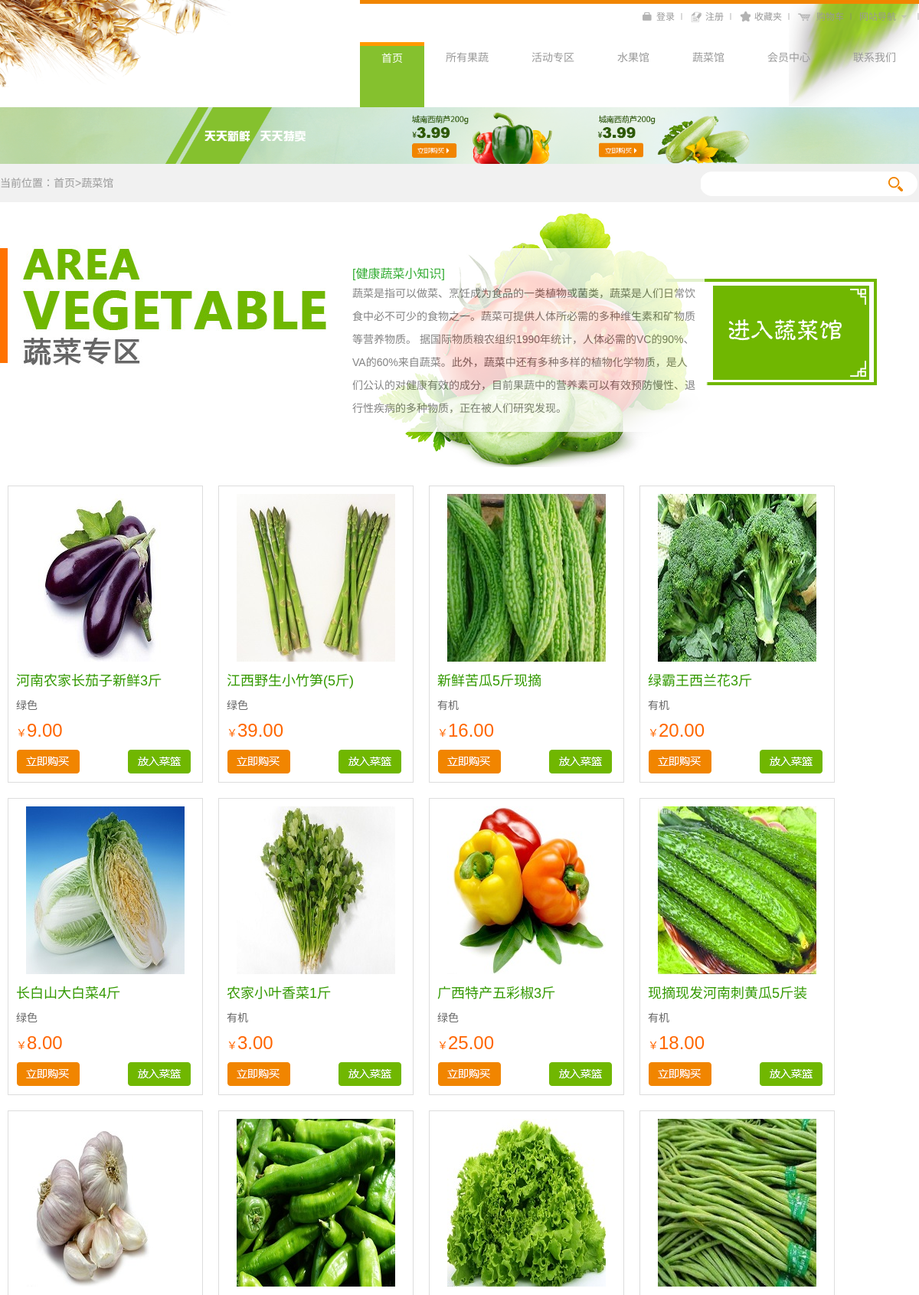
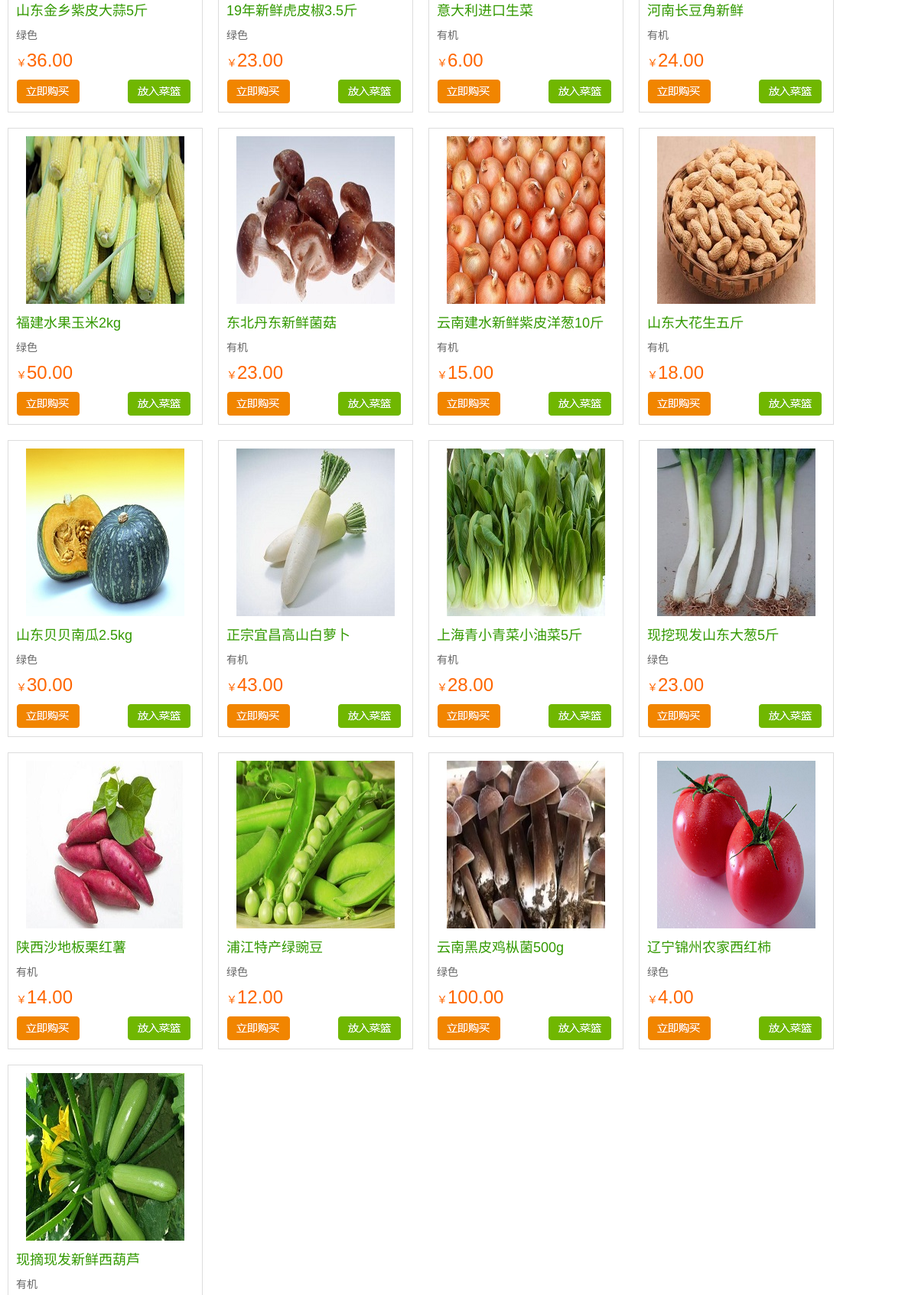
The page /integral_app/products_list/ (upper part) on the database its author committed (2 pictures, top to bottom).
### integral_app/models.py (models this page shows, shortened)
class Pro_sku(models.Model):
    image = models.ImageField(upload_to='static/images', default='images/product_AD_07.png', null=True, verbose_name='商品图片')
    name = models.CharField(max_length=50, verbose_name='商品名(规格)')
    title = models.CharField(max_length=100, verbose_name='标签')
    price = models.DecimalField(max_digits=10, decimal_places=2, verbose_name='本店价')
    cost_price = models.DecimalField(max_digits=10, decimal_places=2, verbose_name='市场价')
    stock = models.IntegerField(default=0, verbose_name='库存')
    sales = models.IntegerField(default=0, verbose_name='销量')
    type = models.ForeignKey(Pro_Type, on_delete=models.CASCADE)
    comments = models.IntegerField(default=0, verbose_name='评价数')
    is_putaway = models.BooleanField(default=True, verbose_name='是否上架销售')
    class Meta:
        db_table = 'Pro_sku'
        verbose_name = '商品SKU'
        verbose_name_plural = verbose_name

### integral_app/views.py (the view)
# urls.py: path('products_list/', views.products_list, name='products_list'),  # 访问蔬菜馆页面
def products_list(request):
    vegetables = Pro_sku.objects.exclude(type_id=1)
    return render(request, 'integral_app/Product-List.html',{'vegetables':vegetables})

### templates/integral_app/Product-List.html (shortened to what this page needs)
{% load static %}
<!DOCTYPE html PUBLIC "-//W3C//DTD XHTML 1.0 Transitional//EN"
        "http://www.w3.org/TR/xhtml1/DTD/xhtml1-transitional.dtd">
<html xmlns="http://www.w3.org/1999/xhtml">
<head>
    <link href="{% static 'css/css.css' %}" rel="stylesheet" type="text/css"/>
    <link href="{% static 'css/common.css' %}" rel="stylesheet" type="text/css"/>
    <link href="{% static 'css/font-awesome.min.css' %}" rel="stylesheet" type="text/css"/>
</head>
<body>
<div class="top_header">
    <em class="left_img"></em>
    <div class="header clearfix" id="header">
        <a href="#" class="logo_img"><img src="{% static 'images/logo.png' %}"/></a>
        <div class="header_Section">
            <div class="shortcut">
                <ul>
                    {% if request.session.is_login %}
                        <li class="hd_menu_tit"><em class="login_img"></em><a
                                href="{% url 'user_info' %}">当前在线：{{ request.session.user_username }}</a></li>
                        <li class="hd_menu_tit"><em class="registered_img"></em><a href="{% url 'logout' %}">注销</a></li>
                    {% else %}
                        <li class="hd_menu_tit"><em class="login_img"></em><a href="{% url 'login' %}">登录</a></li>
                        <li class="hd_menu_tit"><em class="registered_img"></em><a href="{% url 'registered' %}">注册</a>
                        </li>
                    {% endif %}
                    <li class="hd_menu_tit"><em class="Collect_img"></em><a href="{% url 'user_collect' %}">收藏夹</a></li>
                    <li class="hd_menu_tit"><em class="cart_img"></em><a href="{% url 'shopping_cart' %}">购物车</a></li>
                    <li class="hd_menu_tit list_name" data-addclass="hd_menu_hover"><a href="#">网站导航</a><em
                            class="navigation_img"></em>
                    </li>
                </ul>
            </div>
            <div class="nav" id="Navigation">
                <ul class="Navigation_name">
                    <li class=""><a href="{% url 'index' %}">首页</a></li>
                    <li class=""><a href="{% url 'integral' %}">所有果蔬</a></li>
                    <li class=""><a href="{% url 'group_buy' %}">活动专区</a></li>
                    <li class=""><a href="{% url 'products' %}">水果馆</a></li>
                    <li class=""><a href="{% url 'products_list' %}">蔬菜馆</a></li>
                    <li class=""><a href="{% url 'user_info' %}">会员中心</a></li>
                    <li class=""><a href="#">联系我们</a></li>
                </ul>
            </div>
        </div>
    </div>
    <em class="right_img"></em>
</div>
<div><a href="#"><img src="../../static/images/AD_page_img_02.png" width="100%"/></a></div>
<div class="Bread_crumbs">
    <div class="Inside_pages clearfix">
        <div class="left">当前位置：<a href="#">首页</a>&gt;<a href="#">蔬菜馆</a></div>
        <div class="right Search">
            <form>
                <input name="" type="text" class="Search_Box"/>
                <input name="" type="button" name="" class="Search_btn"/>
            </form>
        </div>
    </div>
</div>
<div class="Inside_pages">
    <div class="vegetables_Forum">
        <div class="title_style">
            <div class="title_name"><a href="#"><img src="{% static 'images/vegetables_img_40.png' %}"/></a></div>
            <div class="title_info">
                <p class="title_x_name">[健康蔬菜小知识]</p>
                <p class="x_info">蔬菜是指可以做菜、烹饪成为食品的一类植物或菌类，蔬菜是人们日常饮食中必不可少的食物之一。蔬菜可提供人体所必需的多种维生素和矿物质等营养物质。
                    据国际物质粮农组织1990年统计，人体必需的VC的90%、VA的60%来自蔬菜。此外，蔬菜中还有多种多样的植物化学物质，是人们公认的对健康有效的成分，目前果蔬中的营养素可以有效预防慢性、退行性疾病的多种物质，正在被人们研究发现。</p>
            </div>
            <div class="title_img"><img src="{% static 'images/title_p_img_32.png' %}"/></div>
        </div>
        <div class="list_style">
            <ul class="clearfix">
                {% for foo in vegetables %}
                    <li class="clearfix">
                    <div class="product_lists clearfix">
                        <a href="#"><img src="{{ foo.image }}"/></a>
                        <p class="title_p_name">{{ foo.name }}</p>
                        <p class="title_Profile">{{ foo.title }}</p>
                        <p class="price"><b>￥</b>{{ foo.price }}</p>
                        <p class="btn_style"><a href="javascript;('')" class="buy_btn"></a><a href="javascript;('')"
                                                                                              class="Join_btn"></a></p>
                    </div>
                </li>
                {% endfor %}
            </ul>
        </div>
    </div>
</div>
</body>
</html>

### static/css/css.css (style rules this page uses)
.clearfix:before, .clearfix:after { content: '.'; display: block; overflow: hidden; visibility: hidden; font-size: 0; line-height: 0; width: 0; height: 0; }
.clearfix:after { clear: both; }
.clearfix { zoom: 1; }
.Inside_pages .title_style { position:relative; height:350px; }
.Inside_pages .title_style .title_name { height:140px; width:332px; position:absolute; top:100px; }
.Inside_pages .title_style .title_name img { top:50px; left:40px; position:absolute }
.Inside_pages .title_style .title_info { background:#FFF; filter: alpha(Opacity=80); opacity: .8; height:200px; left:450px; top:60px; width:450px; padding:20px 10px; position:absolute }
.Inside_pages .title_style .title_info .title_x_name { font-size:16px; color:#090 }
.Inside_pages .title_style .title_info .x_info { font-size:14px; line-height:30px; color:#666 }
.Inside_pages .title_style .title_img { position:absolute; top:50px; }
.Inside_pages .list_style { margin:10px 0px 100px 0px }
.Inside_pages .list_style li { width:275px; float:left }
.Inside_pages .list_style li .product_lists { border:1px solid #ddd; margin:10px; padding:10px; position:relative }
.Inside_pages .list_style a { display:block; text-align:center; }
.Inside_pages .list_style .title_p_name { font-size:18px; color:#390; margin:10px 0px; }
.Inside_pages .list_style .title_Profile { font-size:14px; color:#666 }
.Inside_pages .list_style .price { margin:10px 0px; font-size:24px; color:#F60 }
.Inside_pages .list_style .price b { font-size:14px; font-weight:normal }
.Inside_pages .list_style .btn_style a { background:url("../images/Complex_img.png") no-repeat; height:33px; width:88px; display:block; }
.Inside_pages .list_style .btn_style a.buy_btn { float:left }
.Inside_pages .list_style .btn_style a.Join_btn { background-position:left -32px; float:right }
.vegetables_Forum .title_style { background:url("../images/Product_bg_05.png") no-repeat }
.vegetables_Forum .title_style .title_name { right:0px; background:url(../images/vegetables_img_35.png) no-repeat }
.vegetables_Forum .title_style .title_img { left:0px; width:430px; height:190px; }
.vegetables_Forum .title_style .title_name img { top:50px; left:80px; position:absolute }

### rows shown on the page
Pro_sku: image (picture), name "河南农家长茄子新鲜3斤", title "绿色", price "9.00"
Pro_sku: image (picture), name "江西野生小竹笋(5斤)", title "绿色", price "39.00"
Pro_sku: image (picture), name "新鲜苦瓜5斤现摘", title "有机", price "16.00"
Pro_sku: image (picture), name "绿霸王西兰花3斤", title "有机", price "20.00"
Pro_sku: image (picture), name "长白山大白菜4斤", title "绿色", price "8.00"
Pro_sku: image (picture), name "农家小叶香菜1斤", title "有机", price "3.00"
Pro_sku: image (picture), name "广西特产五彩椒3斤", title "绿色", price "25.00"
Pro_sku: image (picture), name "现摘现发河南刺黄瓜5斤装", title "有机", price "18.00"
Pro_sku: image (picture), name "山东金乡紫皮大蒜5斤", title "绿色", price "36.00"
Pro_sku: image (picture), name "19年新鲜虎皮椒3.5斤", title "绿色", price "23.00"
Pro_sku: image (picture), name "意大利进口生菜", title "有机", price "6.00"
Pro_sku: image (picture), name "河南长豆角新鲜", title "有机", price "24.00"
Pro_sku: image (picture), name "福建水果玉米2kg", title "绿色", price "50.00"
Pro_sku: image (picture), name "东北丹东新鲜菌菇", title "有机", price "23.00"
Pro_sku: image (picture), name "云南建水新鲜紫皮洋葱10斤", title "有机", price "15.00"
Pro_sku: image (picture), name "山东大花生五斤", title "有机", price "18.00"
Pro_sku: image (picture), name "山东贝贝南瓜2.5kg", title "绿色", price "30.00"
Pro_sku: image (picture), name "正宗宜昌高山白萝卜", title "有机", price "43.00"
Pro_sku: image (picture), name "上海青小青菜小油菜5斤", title "有机", price "28.00"
Pro_sku: image (picture), name "现挖现发山东大葱5斤", title "绿色", price "23.00"
Pro_sku: image (picture), name "陕西沙地板栗红薯", title "有机", price "14.00"
Pro_sku: image (picture), name "浦江特产绿豌豆", title "绿色", price "12.00"
Pro_sku: image (picture), name "云南黑皮鸡枞菌500g", title "绿色", price "100.00"
Pro_sku: image (picture), name "辽宁锦州农家西红柿", title "绿色", price "4.00"
Pro_sku: image (picture), name "现摘现发新鲜西葫芦", title "有机"
